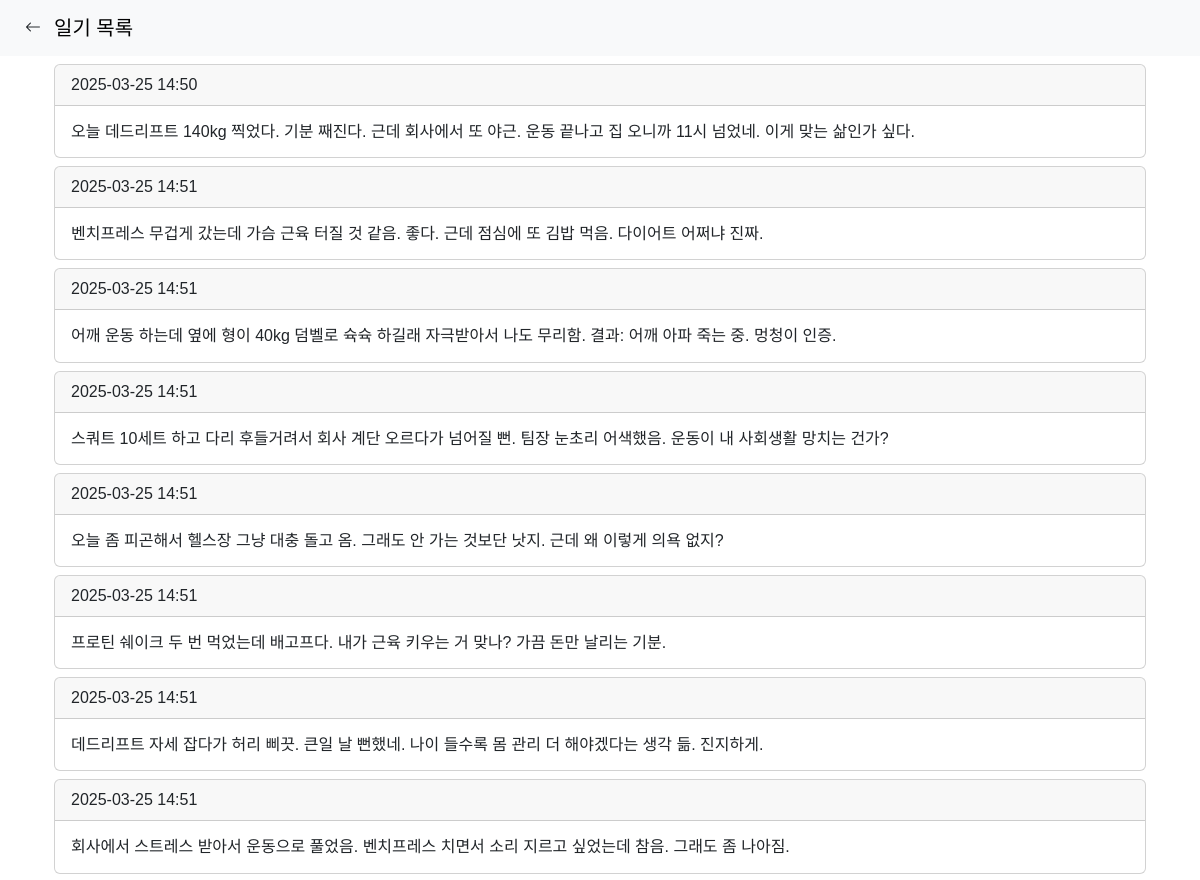
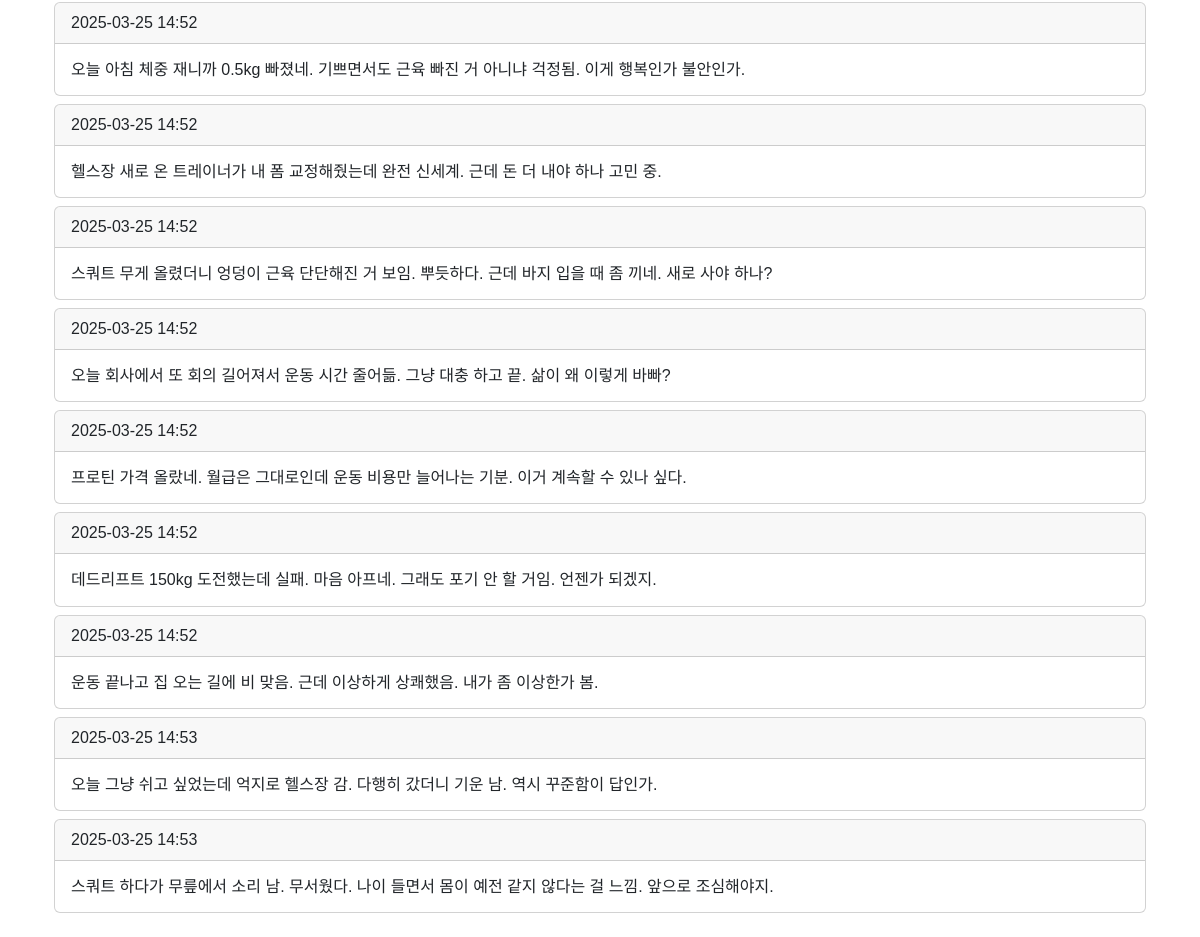
Screenshot of /browse with the database file from the repository (2 pictures, top to bottom).
### tables this page shows
CREATE TABLE logs 
              (id INTEGER PRIMARY KEY AUTOINCREMENT,
              user_id INTEGER, 
              user_input TEXT, 
              encouragement TEXT, 
              advice TEXT, 
              physical INTEGER, 
              knowledge INTEGER, 
              mental INTEGER,
              v_index INTEGER,
              timestamp TEXT);

### app.py (the view)
@app.route('/browse', methods=['GET'])
def browse():
    logs = db.get_logs(user_id)
    return render_template('browse.html', logs=logs)

### db.py (called while the page is built)
def get_logs(user_id):
    conn = sqlite3.connect('database.db')
    c = conn.cursor()
    c.execute('''
        SELECT user_input, encouragement, advice, physical, knowledge, mental, timestamp
        FROM logs
        WHERE user_id = ?;
    ''', (int(user_id),))
    result = c.fetchall()
    conn.close()
    return [row for row in result]

### templates/browse.html (shortened to what this page needs)
<!DOCTYPE html>
<html lang="en">
<head>
    <link href="{{url_for('static', filename = 'vendor/bootstrap/css/bootstrap.min.css')}}" rel="stylesheet">
    <link href="{{url_for('static', filename = 'vendor/bootstrap-icons/bootstrap-icons.css')}}" rel="stylesheet">
</head>
<body style="font-family: 'Malgun Gothic', Arial, sans-serif;">
    <nav class="navbar navbar-expand-lg navbar-light bg-light fixed-top">
        <div class="container-fluid">
            <div class="d-flex align-items-center">
                <button class="btn" onclick="location.href='/'">
                    <i class="bi bi-arrow-left"></i>
                </button>
                <a class="navbar-brand" href="#">일기 목록</a>
            </div>
        </div>
    </nav>
    <div class="container p-3 p-md-6" style="margin-top: 40px">
        {% for log in logs %}
        <div class="card m-2" data-bs-toggle="modal" data-bs-target="#cardModal">
            <div class="card-header">{{log[6][:10]}} {{log[6][11:16]}}</div>
            <div class="card-body">
                <h6 class="card-text mx-auto">{{log[0]}}</h6>
            </div>
        </div>
        {% endfor %}
    </div>
</body>
</html>

### rows the page displays
logs: timestamp "2025-03-25", timestamp "14:50", user_input "오늘 데드리프트 140kg 찍었다. 기분 째진다. 근데 회사에서 또 야근. 운동 끝나고 집 오니까 11시 넘었네. 이게 맞는 삶인가 싶다."
logs: timestamp "2025-03-25", timestamp "14:51", user_input "벤치프레스 무겁게 갔는데 가슴 근육 터질 것 같음. 좋다. 근데 점심에 또 김밥 먹음. 다이어트 어쩌냐 진짜."
logs: timestamp "2025-03-25", timestamp "14:51", user_input "어깨 운동 하는데 옆에 형이 40kg 덤벨로 슉슉 하길래 자극받아서 나도 무리함. 결과: 어깨 아파 죽는 중. 멍청이 인증."
logs: timestamp "2025-03-25", timestamp "14:51", user_input "스쿼트 10세트 하고 다리 후들거려서 회사 계단 오르다가 넘어질 뻔. 팀장 눈초리 어색했음. 운동이 내 사회생활 망치는 건가?"
logs: timestamp "2025-03-25", timestamp "14:51", user_input "오늘 좀 피곤해서 헬스장 그냥 대충 돌고 옴. 그래도 안 가는 것보단 낫지. 근데 왜 이렇게 의욕 없지?"
logs: timestamp "2025-03-25", timestamp "14:51", user_input "프로틴 쉐이크 두 번 먹었는데 배고프다. 내가 근육 키우는 거 맞나? 가끔 돈만 날리는 기분."
logs: timestamp "2025-03-25", timestamp "14:51", user_input "데드리프트 자세 잡다가 허리 삐끗. 큰일 날 뻔했네. 나이 들수록 몸 관리 더 해야겠다는 생각 듦. 진지하게."
logs: timestamp "2025-03-25", timestamp "14:51", user_input "회사에서 스트레스 받아서 운동으로 풀었음. 벤치프레스 치면서 소리 지르고 싶었는데 참음. 그래도 좀 나아짐."
logs: timestamp "2025-03-25", timestamp "14:52", user_input "오늘 아침 체중 재니까 0.5kg 빠졌네. 기쁘면서도 근육 빠진 거 아니냐 걱정됨. 이게 행복인가 불안인가."
logs: timestamp "2025-03-25", timestamp "14:52", user_input "헬스장 새로 온 트레이너가 내 폼 교정해줬는데 완전 신세계. 근데 돈 더 내야 하나 고민 중."
logs: timestamp "2025-03-25", timestamp "14:52", user_input "스쿼트 무게 올렸더니 엉덩이 근육 단단해진 거 보임. 뿌듯하다. 근데 바지 입을 때 좀 끼네. 새로 사야 하나?"
logs: timestamp "2025-03-25", timestamp "14:52", user_input "오늘 회사에서 또 회의 길어져서 운동 시간 줄어듦. 그냥 대충 하고 끝. 삶이 왜 이렇게 바빠?"
logs: timestamp "2025-03-25", timestamp "14:52", user_input "프로틴 가격 올랐네. 월급은 그대로인데 운동 비용만 늘어나는 기분. 이거 계속할 수 있나 싶다."
logs: timestamp "2025-03-25", timestamp "14:52", user_input "데드리프트 150kg 도전했는데 실패. 마음 아프네. 그래도 포기 안 할 거임. 언젠가 되겠지."
logs: timestamp "2025-03-25", timestamp "14:52", user_input "운동 끝나고 집 오는 길에 비 맞음. 근데 이상하게 상쾌했음. 내가 좀 이상한가 봄."
logs: timestamp "2025-03-25", timestamp "14:53", user_input "오늘 그냥 쉬고 싶었는데 억지로 헬스장 감. 다행히 갔더니 기운 남. 역시 꾸준함이 답인가."
logs: timestamp "2025-03-25", timestamp "14:53", user_input "스쿼트 하다가 무릎에서 소리 남. 무서웠다. 나이 들면서 몸이 예전 같지 않다는 걸 느낌. 앞으로 조심해야지."
